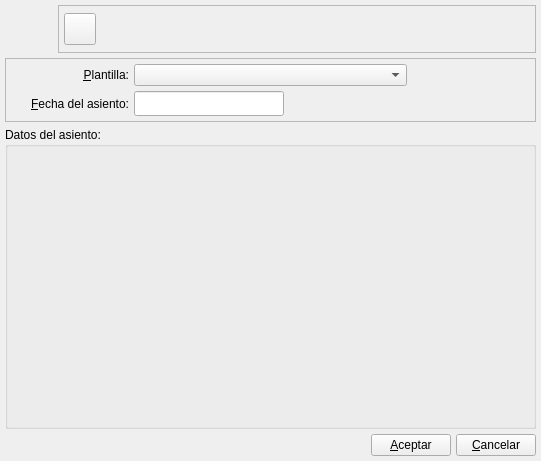
<ui version="4.0" >
 <class>BcAsientoInteligenteBase</class>
 <widget class="QWidget" name="BcAsientoInteligenteBase" >
  <property name="geometry" >
   <rect>
    <x>0</x>
    <y>0</y>
    <width>541</width>
    <height>461</height>
   </rect>
  </property>
  <property name="windowTitle" >
   <string>Aplicar Asiento Inteligente</string>
  </property>
  <property name="windowIcon" >
   <iconset resource="../../bulmages.qrc" >
    <normaloff>:/BulmaCont32x32/images/png/wizard.png</normaloff>:/BulmaCont32x32/images/png/wizard.png</iconset>
  </property>
  <layout class="QVBoxLayout" >
   <property name="spacing" >
    <number>5</number>
   </property>
   <property name="margin" >
    <number>5</number>
   </property>
   <item>
    <layout class="QHBoxLayout" >
     <property name="spacing" >
      <number>5</number>
     </property>
     <property name="margin" >
      <number>0</number>
     </property>
     <item>
      <widget class="QLabel" name="label" >
       <property name="minimumSize" >
        <size>
         <width>48</width>
         <height>48</height>
        </size>
       </property>
       <property name="maximumSize" >
        <size>
         <width>48</width>
         <height>48</height>
        </size>
       </property>
       <property name="pixmap" >
        <pixmap resource="../../bulmages.qrc" >:/BulmaCont32x32/images/png/wizard.png</pixmap>
       </property>
       <property name="scaledContents" >
        <bool>true</bool>
       </property>
      </widget>
     </item>
     <item>
      <widget class="QFrame" name="frame" >
       <property name="frameShape" >
        <enum>QFrame::StyledPanel</enum>
       </property>
       <property name="frameShadow" >
        <enum>QFrame::Raised</enum>
       </property>
       <layout class="QGridLayout" >
        <property name="margin" >
         <number>5</number>
        </property>
        <property name="spacing" >
         <number>5</number>
        </property>
        <item row="0" column="1" >
         <spacer>
          <property name="orientation" >
           <enum>Qt::Horizontal</enum>
          </property>
          <property name="sizeHint" stdset="0" >
           <size>
            <width>40</width>
            <height>20</height>
           </size>
          </property>
         </spacer>
        </item>
        <item row="0" column="0" >
         <widget class="QToolButton" name="toolButton" >
          <property name="minimumSize" >
           <size>
            <width>32</width>
            <height>32</height>
           </size>
          </property>
          <property name="maximumSize" >
           <size>
            <width>32</width>
            <height>32</height>
           </size>
          </property>
          <property name="icon" >
           <iconset resource="../../bulmages.qrc" >
            <normaloff>:/Images/edit-save.svg</normaloff>:/Images/edit-save.svg</iconset>
          </property>
          <property name="iconSize" >
           <size>
            <width>32</width>
            <height>32</height>
           </size>
          </property>
          <property name="shortcut" >
           <string>Ctrl+S</string>
          </property>
         </widget>
        </item>
       </layout>
      </widget>
     </item>
    </layout>
   </item>
   <item>
    <widget class="QFrame" name="frame_2" >
     <property name="frameShape" >
      <enum>QFrame::StyledPanel</enum>
     </property>
     <property name="frameShadow" >
      <enum>QFrame::Raised</enum>
     </property>
     <layout class="QGridLayout" >
      <property name="margin" >
       <number>5</number>
      </property>
      <property name="spacing" >
       <number>5</number>
      </property>
      <item row="0" column="1" colspan="2" >
       <widget class="QComboBox" name="mui_comboainteligentes" >
        <property name="sizePolicy" >
         <sizepolicy vsizetype="Fixed" hsizetype="Expanding" >
          <horstretch>0</horstretch>
          <verstretch>0</verstretch>
         </sizepolicy>
        </property>
        <property name="autoCompletion" >
         <bool>true</bool>
        </property>
        <property name="duplicatesEnabled" >
         <bool>false</bool>
        </property>
       </widget>
      </item>
      <item row="1" column="1" >
       <widget class="BlDateSearch" name="fechaasiento" >
        <property name="sizePolicy" >
         <sizepolicy vsizetype="Fixed" hsizetype="Expanding" >
          <horstretch>0</horstretch>
          <verstretch>0</verstretch>
         </sizepolicy>
        </property>
        <property name="maximumSize" >
         <size>
          <width>150</width>
          <height>32767</height>
         </size>
        </property>
       </widget>
      </item>
      <item row="1" column="0" >
       <widget class="QLabel" name="textLabel1_2" >
        <property name="text" >
         <string>&amp;Fecha del asiento:</string>
        </property>
        <property name="alignment" >
         <set>Qt::AlignRight|Qt::AlignTrailing|Qt::AlignVCenter</set>
        </property>
        <property name="buddy" >
         <cstring>fechaasiento</cstring>
        </property>
       </widget>
      </item>
      <item row="0" column="0" >
       <widget class="QLabel" name="textLabel1" >
        <property name="text" >
         <string>&amp;Plantilla:</string>
        </property>
        <property name="alignment" >
         <set>Qt::AlignRight|Qt::AlignTrailing|Qt::AlignVCenter</set>
        </property>
        <property name="buddy" >
         <cstring>mui_comboainteligentes</cstring>
        </property>
       </widget>
      </item>
      <item row="1" column="2" colspan="2" >
       <spacer>
        <property name="orientation" >
         <enum>Qt::Horizontal</enum>
        </property>
        <property name="sizeHint" stdset="0" >
         <size>
          <width>201</width>
          <height>25</height>
         </size>
        </property>
       </spacer>
      </item>
     </layout>
    </widget>
   </item>
   <item>
    <widget class="QGroupBox" name="mui_datosAsiento" >
     <property name="sizePolicy" >
      <sizepolicy vsizetype="Expanding" hsizetype="Preferred" >
       <horstretch>0</horstretch>
       <verstretch>0</verstretch>
      </sizepolicy>
     </property>
     <property name="title" >
      <string>Datos del asiento:</string>
     </property>
    </widget>
   </item>
   <item>
    <layout class="QHBoxLayout" >
     <property name="spacing" >
      <number>5</number>
     </property>
     <property name="margin" >
      <number>0</number>
     </property>
     <item>
      <spacer>
       <property name="orientation" >
        <enum>Qt::Horizontal</enum>
       </property>
       <property name="sizeHint" stdset="0" >
        <size>
         <width>40</width>
         <height>20</height>
        </size>
       </property>
      </spacer>
     </item>
     <item>
      <widget class="QPushButton" name="mui_aceptar" >
       <property name="focusPolicy" >
        <enum>Qt::TabFocus</enum>
       </property>
       <property name="acceptDrops" >
        <bool>true</bool>
       </property>
       <property name="text" >
        <string>&amp;Aceptar</string>
       </property>
       <property name="shortcut" >
        <string>Return</string>
       </property>
       <property name="autoDefault" >
        <bool>false</bool>
       </property>
       <property name="default" >
        <bool>false</bool>
       </property>
      </widget>
     </item>
     <item>
      <widget class="QPushButton" name="mui_cancelar" >
       <property name="focusPolicy" >
        <enum>Qt::NoFocus</enum>
       </property>
       <property name="text" >
        <string>&amp;Cancelar</string>
       </property>
       <property name="autoDefault" >
        <bool>false</bool>
       </property>
      </widget>
     </item>
    </layout>
   </item>
  </layout>
 </widget>
 <layoutdefault spacing="6" margin="11" />
 <customwidgets>
  <customwidget>
   <class>BlDateSearch</class>
   <extends>QLineEdit</extends>
   <header>bldatesearch.h</header>
  </customwidget>
 </customwidgets>
 <tabstops>
  <tabstop>mui_aceptar</tabstop>
  <tabstop>mui_comboainteligentes</tabstop>
  <tabstop>fechaasiento</tabstop>
  <tabstop>toolButton</tabstop>
 </tabstops>
 <resources>
  <include location="../../bulmages.qrc" />
 </resources>
 <connections>
  <connection>
   <sender>mui_cancelar</sender>
   <signal>clicked()</signal>
   <receiver>BcAsientoInteligenteBase</receiver>
   <slot>close()</slot>
   <hints>
    <hint type="sourcelabel" >
     <x>579</x>
     <y>444</y>
    </hint>
    <hint type="destinationlabel" >
     <x>596</x>
     <y>460</y>
    </hint>
   </hints>
  </connection>
 </connections>
</ui>
